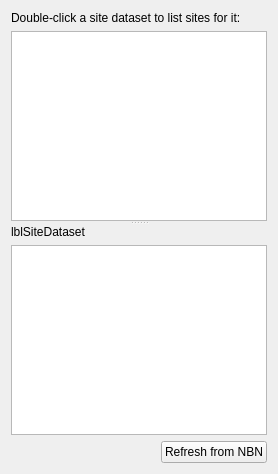
         <widget class="QWidget" name="tab_10">
          <attribute name="title">
           <string>Site</string>
          </attribute>
          <layout class="QVBoxLayout" name="verticalLayout_7">
           <item>
            <widget class="QSplitter" name="splitter_2">
             <property name="orientation">
              <enum>Qt::Vertical</enum>
             </property>
             <widget class="QWidget" name="layoutWidget_4">
              <layout class="QVBoxLayout" name="verticalLayout_15">
               <item>
                <widget class="QLabel" name="label_5">
                 <property name="sizePolicy">
                  <sizepolicy hsizetype="Preferred" vsizetype="Preferred">
                   <horstretch>0</horstretch>
                   <verstretch>0</verstretch>
                  </sizepolicy>
                 </property>
                 <property name="minimumSize">
                  <size>
                   <width>0</width>
                   <height>0</height>
                  </size>
                 </property>
                 <property name="maximumSize">
                  <size>
                   <width>16777215</width>
                   <height>16777215</height>
                  </size>
                 </property>
                 <property name="text">
                  <string>&lt;html&gt;&lt;head/&gt;&lt;body&gt;&lt;p&gt;Double-click a site dataset to list sites for it:&lt;/p&gt;&lt;/body&gt;&lt;/html&gt;</string>
                 </property>
                </widget>
               </item>
               <item>
                <widget class="QTreeWidget" name="twAreaCategories">
                 <property name="toolTip">
                  <string>&lt;html&gt;&lt;head/&gt;&lt;body&gt;&lt;p&gt;NBN Site datasets. Double-click a dataset to see the corresponding list of sites.&lt;/p&gt;&lt;/body&gt;&lt;/html&gt;</string>
                 </property>
                 <property name="headerHidden">
                  <bool>true</bool>
                 </property>
                 <property name="columnCount">
                  <number>1</number>
                 </property>
                 <attribute name="headerVisible">
                  <bool>false</bool>
                 </attribute>
                 <attribute name="headerStretchLastSection">
                  <bool>true</bool>
                 </attribute>
                 <column>
                  <property name="text">
                   <string notr="true">1</string>
                  </property>
                 </column>
                </widget>
               </item>
              </layout>
             </widget>
             <widget class="QWidget" name="layoutWidget">
              <layout class="QVBoxLayout" name="verticalLayout_13">
               <item>
                <widget class="QLabel" name="lblSiteDataset">
                 <property name="sizePolicy">
                  <sizepolicy hsizetype="Preferred" vsizetype="Preferred">
                   <horstretch>0</horstretch>
                   <verstretch>0</verstretch>
                  </sizepolicy>
                 </property>
                 <property name="minimumSize">
                  <size>
                   <width>0</width>
                   <height>0</height>
                  </size>
                 </property>
                 <property name="maximumSize">
                  <size>
                   <width>16777215</width>
                   <height>16777215</height>
                  </size>
                 </property>
                 <property name="text">
                  <string>lblSiteDataset</string>
                 </property>
                 <property name="wordWrap">
                  <bool>true</bool>
                 </property>
                </widget>
               </item>
               <item>
                <widget class="QTreeWidget" name="twAreas">
                 <property name="toolTip">
                  <string>&lt;html&gt;&lt;head/&gt;&lt;body&gt;&lt;p&gt;Sites for the selected NBN Site dataset. Check a single site to use it as a filter when yo download records from the NBN.&lt;/p&gt;&lt;/body&gt;&lt;/html&gt;</string>
                 </property>
                 <property name="headerHidden">
                  <bool>true</bool>
                 </property>
                 <property name="columnCount">
                  <number>1</number>
                 </property>
                 <attribute name="headerVisible">
                  <bool>false</bool>
                 </attribute>
                 <attribute name="headerStretchLastSection">
                  <bool>true</bool>
                 </attribute>
                 <column>
                  <property name="text">
                   <string notr="true">1</string>
                  </property>
                 </column>
                </widget>
               </item>
               <item>
                <layout class="QHBoxLayout" name="horizontalLayout_18">
                 <item>
                  <spacer name="horizontalSpacer_11">
                   <property name="orientation">
                    <enum>Qt::Horizontal</enum>
                   </property>
                   <property name="sizeHint" stdset="0">
                    <size>
                     <width>40</width>
                     <height>20</height>
                    </size>
                   </property>
                  </spacer>
                 </item>
                 <item>
                  <widget class="QPushButton" name="pbRefreshAreas">
                   <property name="toolTip">
                    <string>&lt;html&gt;&lt;head/&gt;&lt;body&gt;&lt;p&gt;Refreshing the list of NBN site datasets and, if selected, a specific site dataset to ensures that you have the latest available data from the NBN Gateway.&lt;/p&gt;&lt;/body&gt;&lt;/html&gt;</string>
                   </property>
                   <property name="text">
                    <string>Refresh from NBN</string>
                   </property>
                  </widget>
                 </item>
                </layout>
               </item>
              </layout>
             </widget>
            </widget>
           </item>
          </layout>
         </widget>
